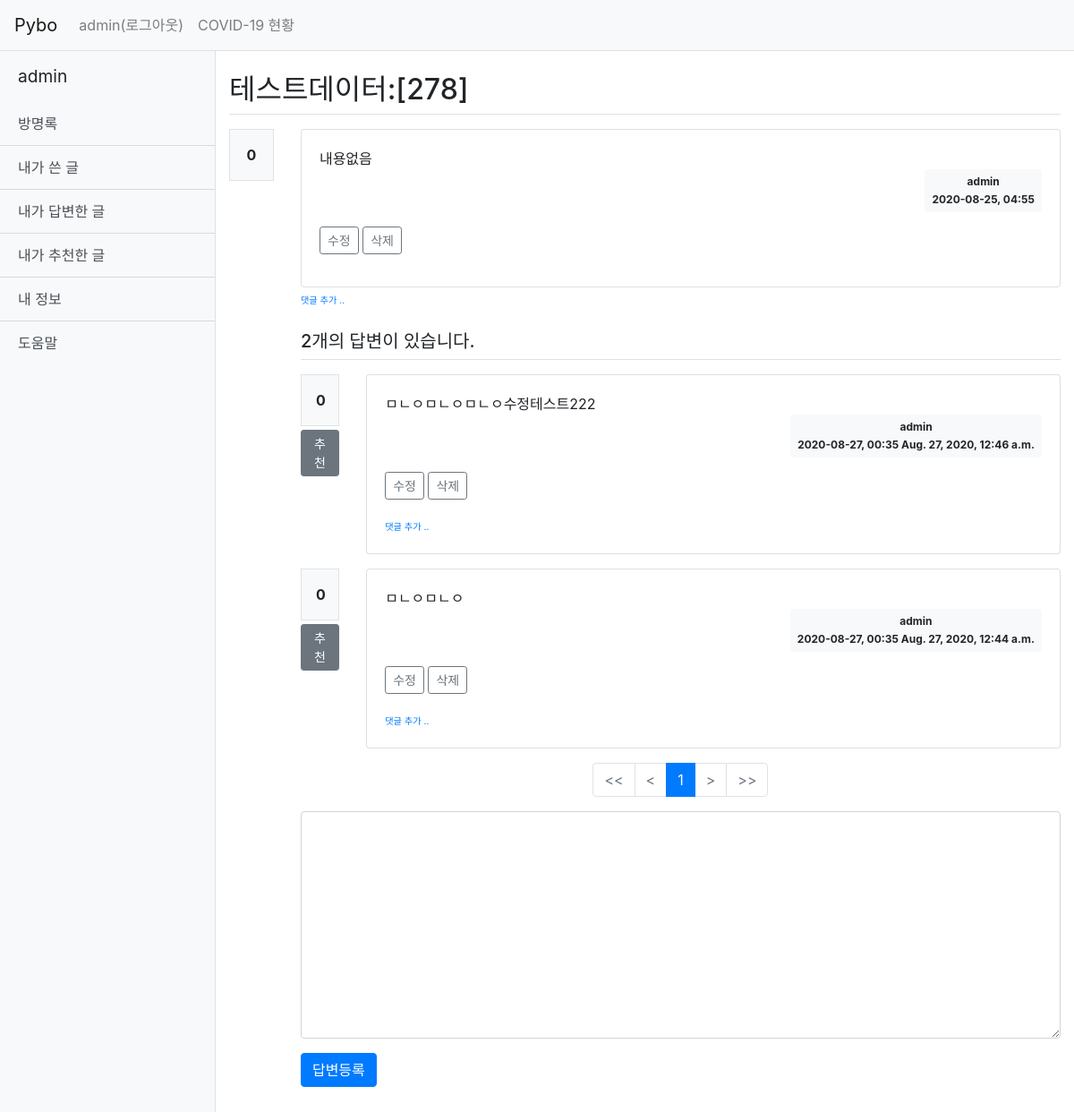
/pybo/detail/283 (signed in), run on the app's committed database.
### pybo/models.py (models this page shows, shortened)
class Question(models.Model):
    subject = models.CharField(max_length=200)
    content = models.TextField()
    create_date = models.DateTimeField()
    modify_date = models.DateTimeField(null=True, blank=True)
    author = models.ForeignKey(User, on_delete=models.CASCADE)
    voter = models.ManyToManyField(User, related_name='voter_question')

class Answer(models.Model):
    question = models.ForeignKey(Question, on_delete=models.CASCADE)
    content = models.TextField()
    create_date = models.DateTimeField()
    modify_date = models.DateTimeField(null=True, blank=True)
    author = models.ForeignKey(User, on_delete=models.CASCADE)
    voter = models.ManyToManyField(User, related_name='voter_answer')

### pybo/views/person_views.py (the view)
# urls.py: path('detail/<int:question_id>',person_views.person_detail,name='person_detail'),
@login_required(login_url='common:login')
def person_detail(request,question_id):
    question = get_object_or_404(Question, pk=question_id)
    answers = question.answer_set.order_by('-create_date').all()
    page = request.GET.get('page', '1')
    paginator = Paginator(answers, 5)
    page_obj = paginator.get_page(page)
    context = {'question': question, 'answer_list': page_obj}
    return render(request, 'person/detail.html', context)

### pybo/templatetags/pybo_filter.py (called while the page is built)
@register.filter
def datetime(time):
    return time.strftime('%Y-%m-%d, %H:%M')

### templates/person/detail.html (shortened to what this page needs)
{% extends 'base.html' %}
{% load pybo_filter %}
{% block content %}
<div class="container my-3">
    <h2 class="border-bottom py-2">{{ question.subject }}</h2>
    <div class="row my-3">
        <div class="col-1">
            <div class="bg-light text-center p-3 border font-weight-bolder mb-1">{{question.voter.count}}</div>
        </div>
    <div class="col-11">
        <div class="card">
        <div class="card-body">
            <div class="card-text" style="white-space: pre-line;">{{ question.content }}</div>
            <div class="d-flex justify-content-end">
                <div class="badge badge-light p-2">
                    <div class="mb-2">{{ question.author.username }}</div>
                    {{ question.create_date|datetime }}
                </div>
            </div>
            {% if question.author == request.user %}
            <div class="my-3">
                <a href="{% url 'pybo:person_question_modify' question.id %}"
                class="btn btn-sm btn-outline-secondary">수정</a>
                <a href="#" data-uri="{% url 'pybo:person_question_delete' question.id %}"
                class="delete btn btn-sm btn-outline-secondary">삭제</a>
            </div>
            {% endif %}
        </div>
    </div>
    <div>
        <a href="{% url 'pybo:comment_create_question' question.id %}"
           class="small"><small>댓글 추가 ..</small></a>
    </div>
    <h5 class="border-bottom my-3 py-2">{{question.answer_set.count}}개의 답변이 있습니다.</h5>
    {% for answer in answer_list %}
    <div class="row my-3">
        <div class="col-1">
            <div class="bg-light text-center p-3 border font-weight-bolder mb-1">{{answer.voter.count}}</div>
            <a href="#" data-uri="{% url 'pybo:vote_answer' answer.id  %}"
                class="recommend btn btn-sm btn-secondary btn-block my-1">추천</a>
        </div>
        <div class="col-11">
            <div class="card">
                <div class="card-body">
                    <div class="card-text" style="white-space: pre-line;">{{ answer.content }}</div>
                    <div class="d-flex justify-content-end">
                        <div class="badge badge-light p-2">
                            <div class="mb-2">{{ answer.author.username }}</div>
                            {{ answer.create_date|datetime }}
                            {% if answer.modify_date %}
                            {{ answer.modify_date }}
                            {% endif %}
                        </div>
                    </div>
                    {% if answer.author == request.user %}
                    <div class="my-3">
                        <a href="{% url 'pybo:answer_modify' answer.id %}"
                           class="btn btn-sm btn-outline-secondary">수정</a>
                        <a href="#" data-uri="{% url 'pybo:answer_delete' answer.id %}"
                           class="delete btn btn-sm btn-outline-secondary">삭제</a>
                    </div>
                    {% endif %}
                    <div>
                        <a href="{% url 'pybo:comment_create_answer' answer.id %}"
                        class="small"><small>댓글 추가 ..</small></a>
                    </div>
                </div>
            </div>
        </div>
    </div>
    {% endfor %}
    <ul class="pagination justify-content-center">
        {% if answer_list.has_previous %}
        <li class="page-item">
            <a class="page-link" href="?page={{ 1 }}"> << </a>
        </li>
        <li class="page-item">
            <a class="page-link" href="?page={{ answer_list.previous_page_number }}"> < </a>
        </li>
        {% else %}
         <li class="page-item disabled">
            <a class="page-link"> << </a>
        </li>
        <li class="page-item disabled">
            <a class="page-link" tabindex="-1" aria-disabled="true"> < </a>
        </li>
        {% endif %}
        {% for page_number in answer_list.paginator.page_range %}
            {% if page_number >= answer_list.number|add:-5 and page_number <= answer_list.number|add:5 %}
            {% if page_number == answer_list.number %}
            <li class="page-item active" aria-current="page">
                <a class="page-link" href="?page={{ page_number }}">{{ page_number }}</a>
            </li>
            {% else %}
            <li class="page-item">
                <a class="page-link" href="?page={{ page_number }}">{{ page_number }}</a>
            </li>
            {% endif %}
            {% endif %}
        {% endfor %}
        {% if question_list.has_next %}
        <li class="page-item">
            <a class="page-link" href="?page={{ answer_list.next_page_number }}"> > </a>
        </li>
        <li class="page-item">
            <a class="page-link" href="?page={{ answer_list.paginator.count }}"> >> </a>
        </li>
        {% else %}
        <li class="page-item disabled">
            <a class="page-link" tabindex="-1" aria-disabled="true" href="#"> > </a>
        </li>
        <li class="page-item disabled">
            <a class="page-link"> >> </a>
        </li>
        {% endif %}
    </ul>
    <form action="{% url 'pybo:answer_create' question.id %}" method="post" class="my-3">
        <div class="form-group">
            <textarea {% if not user.is_authenticated %} disabled {% endif %}
                    name="content" id="content" class="form-control" rows="10"></textarea>
        </div>
        <input type="submit" value="답변등록" class="btn btn-primary">
    </form>
</div>
{% endblock %}

### templates/base.html (shortened to what this page needs)
<!DOCTYPE html>
{% load static %}
<html lang="ko">
<head>
    <link rel="stylesheet" type="text/css" href="{% static 'bootstrap.min.css' %}">
    <link rel="stylesheet" type="text/css" href="{% static 'style.css' %}">
    <link rel="stylesheet" type="text/css" href="{% static 'simple-sidebar.css' %}">
</head>
<body>
{% include 'navbar.html' %}
  <div class="d-flex" id="wrapper">
    <div class="bg-light border-right" id="sidebar-wrapper">
      <div class="sidebar-heading">{{ request.user.username }}</div>
      <div class="list-group list-group-flush">
        <a href="{% url 'common:visitor' %}" class="list-group-item list-group-item-action bg-light">방명록</a>
        <a href="{% url 'pybo:list' %}" class="list-group-item list-group-item-action bg-light">내가 쓴 글</a>
        <a href="{% url 'pybo:my_answer' %}" class="list-group-item list-group-item-action bg-light">내가 답변한 글</a>
        <a href="{% url 'pybo:my_voter' %}" class="list-group-item list-group-item-action bg-light">내가 추천한 글</a>
        <a href="{% url 'common:profile' %}" class="list-group-item list-group-item-action bg-light">내 정보</a>
        <a href="https://www.google.com" target="_blank" class="list-group-item list-group-item-action bg-light">도움말</a>
      </div>
    </div>
{% block content %}
{% endblock %}
    </div>
</body>
</html>

### templates/navbar.html (shortened to what this page needs)
<nav class="navbar navbar-expand-lg navbar-light bg-light border-bottom">
    <a class="navbar-brand" href="{% url 'pybo:index' %}">Pybo</a>
    <div class="collapse navbar-collapse flex-grow-0" id="navbarNav">
        <ul class="navbar-nav">
                {% if user.is_authenticated %}
                <li class="nav-item ">
                    <a class="nav-link" href="{% url 'common:logout' %}">{{ user.username }}(로그아웃)</a>
                {% else %}
                <li class="nav-item ">
                    <a class="nav-link" href="{% url 'common:login' %}">로그인</a>
                {% endif %}
                <li class="nav-item ">
                    <a class="nav-link" href="{% url 'common:covid' %}">COVID-19 현황</a>
            </li>
        </ul>
    </div>
</nav>

### static/simple-sidebar.css (style rules this page uses)
#wrapper { overflow-x: hidden; }
#sidebar-wrapper { min-height: 100vh; margin-left: -15rem; -webkit-transition: margin .25s ease-out; -moz-transition: margin .25s ease-out; -o-transition: margin .25s ease-out; transition: margin .25s ease-out; }
#sidebar-wrapper .sidebar-heading { padding: 0.875rem 1.25rem; font-size: 1.2rem; }
#sidebar-wrapper .list-group { width: 15rem; }
@media (min-width: 768px) { #sidebar-wrapper { margin-left: 0; } }

### data on the page
Question: subject "테스트데이터:[278]", voter.count "0", content "내용없음", author.username "admin", create_date "2020-08-25, 04:55", answer_set.count "2"
Answer: voter.count "0", content "ㅁㄴㅇㅁㄴㅇㅁㄴㅇ수정테스트222", author.username "admin", create_date "2020-08-27, 00:35", modify_date "Aug. 27, 2020, 12:46 a.m.", shows "삭제"
Answer: voter.count "0", content "ㅁㄴㅇㅁㄴㅇ", author.username "admin", create_date "2020-08-27, 00:35", modify_date "Aug. 27, 2020, 12:44 a.m.", shows "수정"

### other printed values
{{ user.username }} "admin"
{{ request.user.username }} "admin"
{{ page_number }} "1"
